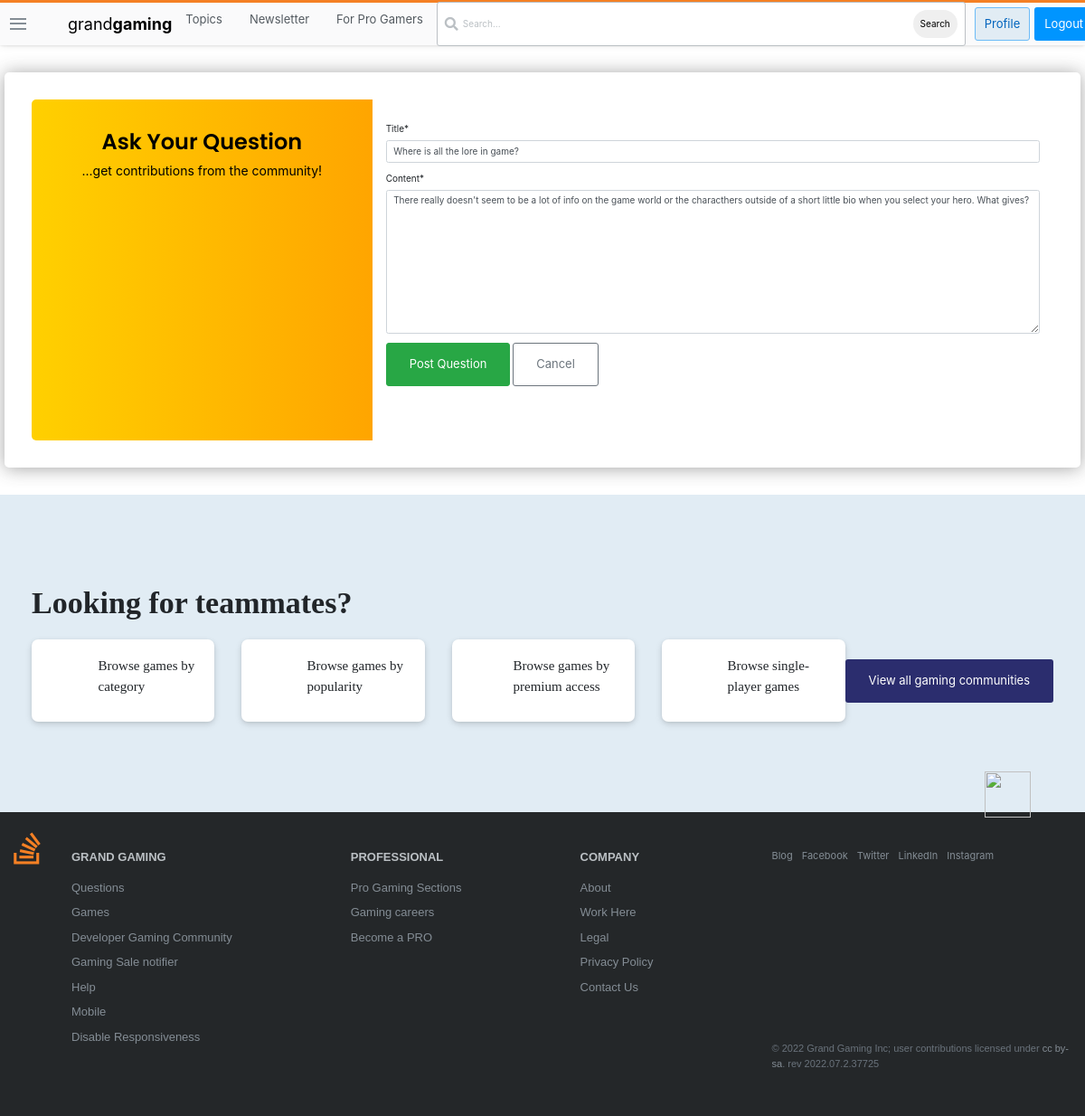
Page /questions/5/update/ (signed in) on the committed database.
### forumbase/models.py (models this page shows, shortened)
class Question(models.Model):
    user = models.ForeignKey(User, on_delete=models.CASCADE)
    title = models.CharField(max_length=10000)
    content = RichTextField()
    likes = models.ManyToManyField(User, related_name='question_post')
    date_created = models.DateTimeField(default=timezone.now)

### forumbase/views.py (the view, shortened to what this page needs)
# urls.py: path('questions/<int:pk>/update/', views.QuestionUpdateView.as_view(), name="question-update"),
class QuestionUpdateView(UserPassesTestMixin, LoginRequiredMixin, UpdateView):
    model = Question
    fields = ['title', 'content']
    def test_func(self):
        questions = self.get_object()
        if self.request.user == questions.user:
            return True
        return False

### forumbase/templates/forumbase/question_form.html (shortened to what this page needs)
{% extends 'base.html' %}
{% load static %}
{% load crispy_forms_tags %}
{% block content %}
    <!DOCTYPE html>
    <html lang="en">
    <head>
    </head>
    <body>
        <div class="page-content page-container" id="page-content">
            <div class="padding">
                <div class="row  d-flex justify-content-center">
                        <div class="card user-card-full">
                            <div class="row m-l-0 m-r-0">
                                <div class="col-sm-4 bg-c-lite-green user-profile">
                                    <div class="card-block text-center text-white">
                                        <h6 class="f-w-600" style="font-size: 24px; color: black;">Ask Your Question</h6>
                                        <p style="font-size: 14px; color: black;">...get contributions from the community!</p>
                                    </div>
                                </div>
                                <div class="col-sm-8">
                                    <div class="card-block">
                                        </div>
                                        <form action="" method="POST" enctype="multipart/form-data">
                                                {{form|crispy}}
                                                <button class="btn btn-success" id="logout-btn" type="submit">Post Question</button>
                                                <a style="text-decoration: none; " class="btn btn-outline-secondary" href="">Cancel</a>
                                        </form>
                                        <ul class="social-link list-unstyled m-t-40 m-b-10">
                                            <li></li>
                                            <li></li>
                                            <li></li>
                                        </ul>
                                    </div>
                                </div>
                            </div>
                        </div>
                    </div>
                </div>
    </body>
    </html>
{% endblock content %}

### static/main.css (style rules this page uses)
:root { --white: #fff; --black: #0c0d0e; --orange: #f48024; --yellow: #fbf2d4; --green: #5eba7d; --blue: #0077cc; --powder: #e1ecf4; --red: #d1383d; --black-025: #fafafb; --black-050: #eff0f1; --black-075: #e4e6e8; --black-100: #d6d9dc; --black-150: #c8ccd0; --black-200: #bbc0c4; --black-300: #9fa6ad; --black-350: #9199a1; --black-400: #848d95; --black-500: #6a737c; --black-600: #535a60; --black-700: #3c4146; --black-750: #2f3337; --black-800: #242729; --black-900: #0c0d0e; --orange-050: #fff7f2; --orange-100: #fee3cf; --orange-200: #fcd0ad; --orange-300: #f7aa6d; --orange-400: #f48024; --orange-500: #f2720c; --orange-600: #da670b; --orange-700: #bd5c00; --orange-800: #a35200; --orange-900: #874600; --blue-050: #f2f9ff; --blue-100: #cfeafe; --blue-200: #addafc; --blue-300: #6cbbf7; --blue-400: #379fef; --blue-500: #0095ff; --blue-600: #0077cc; --blue-700: #0064bd; --blue-800: #0054a3; --blue-900: #004487; --powder-050: #f4f8fb; --powder-100: #e1ecf4; --powder-200: #d1e5f1; --powder-300: #b3d3ea; --powder-400: #a0c7e4; --powder-500: #7aa7c7; --powder-600: #5b8db1; --powder-700: #39739d; --powder-800: #2c5777; --powder-900: #1e3c52; --green-025: #eef8f1; --green-050: #dcf0e2; --green-100: #cae8d4; --green-200: #a6d9b7; --green-300: #82ca9a; --green-400: #5eba7d; --green-500: #48a868; --green-600: #3d8f58; --green-700: #2f6f44; --green-800: #29603b; --green-900: #1e472c; --yellow-050: #fdf7e3; --yellow-100: #fbf2d4; --yellow-200: #f1e5bc; --yellow-300: #e6d178; --yellow-400: #e9c63f; --yellow-500: #ddb624; --yellow-600: #cea51b; --yellow-700: #b89516; --yellow-800: #9f8010; --yellow-900: #826a0b; --red-050: #fdf3f4; --red-100: #f9d3d7; --red-200: #f4b4bb; --red-300: #e87c87; --red-400: #de535e; --red-500: #d1383d; --red-600: #c02d2e; --red-700: #ac2726; --red-800: #942121; --red-900: #7a1819; --gold: #ffcc01; --gold-lighter: #fff4d1; --gold-darker: #f1b600; --silver: #b4b8bc; --silver-lighter: #e8e8e8; --silver-darker: #9a9c9f; --bronze: #caa789; --bronze-lighter: #f2e9e1; --bronze-darker: #ab825f; --fc-dark: #0c0d0e; --fc-medium: #3c4146; --fc-light: #6a737c; --focus-ring: rgba(0,149,255,0.15); --focus-ring-success: rgba(166,217,183,0.4); --focus-ring-warning: rgba(233,198,63,0.4); --focus-ring-error: rgba(192,45,46,0.15); --focus-ring-muted: rgba(36,39,41,0.1); --bs-sm: 0 1px 2px rgba(0,0,0,0.05),0 1px 4px rgba(0,0,0,0.05),0 2px 8px rgba(0,0,0,0.05); --bs-md: 0 1px 3px rgba(0,0,0,0.06),0 2px 6px rgba(0,0,0,0.06),0 3px 8px rgba(0,0,0,0.09); --bs-lg: 0 1px 4px rgba(0,0,0,0.09),0 3px 8px rgba(0,0,0,0.09),0 4px 13px rgba(0,0,0,0.13); --scrollbar: rgba(0,0,0,0.2); --highlight-bg: #f6f6f6; --highlight-color: #2f3337; --highlight-comment: #656e77; --highlight-punctuation: var(--black-600); --highlight-namespace: #b75501; --highlight-attribute: #015692; --highlight-literal: #b75501; --highlight-symbol: #803378; --highlight-keyword: #015692; --highlight-variable: #54790d; --highlight-addition: #2f6f44; --highlight-deletion: #c02d2e; --dark-blue:#2b2d6e; --magnolia:#f7f6f9; }
*, *::before, *::after { margin: 0; padding: 0; box-sizing: border-box; }
html { font-family: Arial, "Helvetica Neue", Helvetica, sans-serif; font-size: 10px; color: var(--black-800); }
ul { list-style: none; }
a { text-decoration: none; color: var(--blue-600); cursor: pointer; }
.btn { text-align: center; font-size: 1.3rem; border-radius: 3px; transition: all 0.5s; padding: 1.3rem 2.5rem; }
.card { flex: 1 auto; flex-basis: calc(33% - 4rem); display: flex; flex-direction: column; background-color: var(--white); box-shadow: var(--bs-sm); padding: 3rem; border-radius: 0.7rem; margin: 2rem; position: relative; }

### rows in the picture
Question: title "Where is all the lore in game?", content "There really doesn't seem to be a lot of info on the game world or the characthers outside of a short little bio when you select your hero. What gives?"
